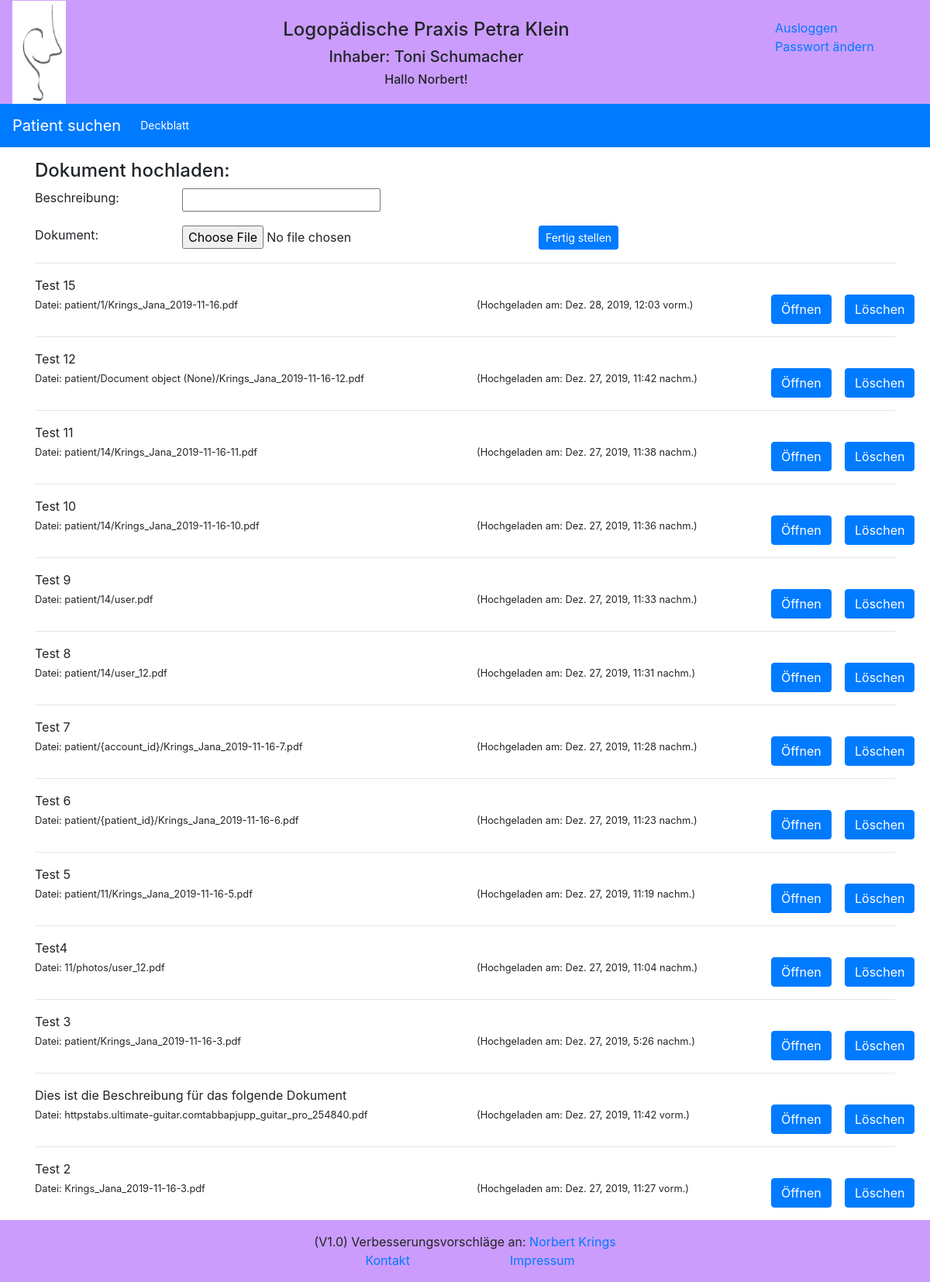
The page /reports/document/?id=1 (signed in) on the database as committed earlier.
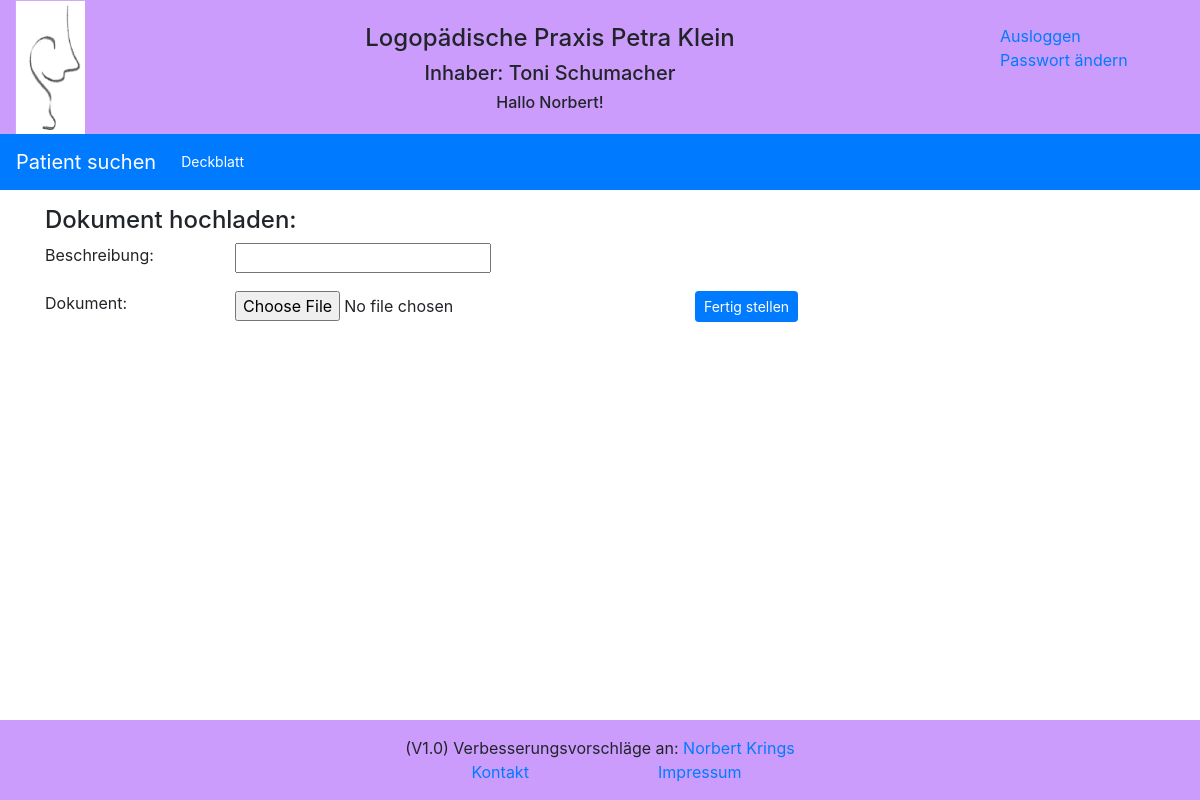
The same page on the database as committed later.
### reports/models.py (models this page shows)
class Document(models.Model):
    description = models.CharField(max_length=255, blank=True)
    document = models.FileField(upload_to=dynamik_path, max_length=100)
    uploaded_at = models.DateTimeField(auto_now_add=True)
    patient = models.ForeignKey(Patient, on_delete=models.CASCADE, default='')

### reports/views.py (the view)
# urls.py: path('document/', views.upload_document, name='document'),
def upload_document(request):
    if request.method == 'POST':
        item_form = DocumentForm(request.POST, request.FILES)
        patient_result = Patient.objects.get(id=request.POST.get('patient'))
        if item_form.is_valid():
            logger.debug('upload_document: Dokument zum speichern valide')
            item = item_form.save(commit=False)
            item.patient_id = patient_result.id
            item.save()
            logger.debug('upload_document: Dokument gespeichert')
            return redirect('/reports/document/?id=' + str(patient_result.id))
    else:
        logger.debug('upload_document: Formular aufgerufen um Dokumente zu sehen oder hochzuladen')
        form = DocumentForm(initial={'patient': request.GET.get('id')})
        patient_result = Patient.objects.get(id=request.GET.get('id'))
        documents = Document.objects.filter(patient_id=request.GET.get('id')).order_by('-uploaded_at')
    return render(request, 'reports/document_form.html', {'form': form, 'patient': patient_result, 'documents': documents})

### reports/forms.py
class DocumentForm(forms.ModelForm):
    class Meta:
        model = Document
        fields = [
            'description',
            'document',
            'patient'
        ]

### reports/templates/reports/document_form.html (shortened to what this page needs)
{% extends "base.html" %}
{% block extrahead %}
    {% load static %}
    <link rel="stylesheet" href="{% static 'reports/style_e2.css' %}">
{% endblock %}
{% block nav %}
<nav class="navbar navbar-expand-sm bg-primary navbar-dark">
  <a class="navbar-brand" href="{% url 'reports:index' %}" >Patient suchen</a>
  <div class="collapse navbar-collapse" id="collapsibleNavbar">
    <ul class="navbar-nav">
      <li class="nav-item">
          <a class="btn btn-primary btn-sm" href="{% url 'reports:patient' patient.id %}" role="button">Deckblatt</a>
      </li>
    </ul>
  </div>
</nav>
{% endblock %}
{% block content %}
<content>
  <form method="post" enctype="multipart/form-data">
    <div class="container">
        <div class="row">
            <div class="col-sm">
                <h4>Dokument hochladen:</h4>
            </div>
        </div>
        <div class="form-group row">
            <label for="{{ form.description.id_for_label }}" class="col-sm-2 control-label">Beschreibung:</label>
            <div class="col-sm-5">
                {{ form.description }}
            </div>
        </div>
        <div class="form-group row">
            <label for="{{ form.document.id_for_label }}" class="col-sm-2 control-label">Dokument:</label>
            <div class="col-sm-5">
                {{ form.document }}
            </div>
            <div class="col-sm-sm-7 ">
                <button type="submit" class="btn btn-primary btn-sm">Fertig stellen</button>
            </div>
        </div>
    </div>
  </form>
    <div class="container">
        {% for obj in documents %}
        <hr>
            <div class="row">
                <div class="col-sm-8">
                    {{ obj.description }}
                </div>
            </div>
            <div class="row">
                <div class="col-sm-6">
                    <div class="small inline">Datei: {{ obj.document.name }}</div>
                </div>
                <div class="col-sm-4">
                     <small>(Hochgeladen am: {{ obj.uploaded_at }})</small>
                </div>
                <div class="col-sm-1">
                    <div class="small inline">
                        <a href="{% url 'reports:download' %}?id={{ obj.id }}">
                            <button type="button" class="btn btn-primary">Öffnen</button>
                        </a>
                    </div>
                </div>
                <div class="col-sm-1">
                    <div class="small inline">
                        <a href="{% url 'reports:delete' %}?id={{ obj.id }}&patient_id={{ patient.id }} ">
                            <button type="button" class="btn btn-primary">Löschen</button>
                        </a>
                    </div>
                </div>
            </div>
        {% endfor %}
    </div>
</content>
{% endblock %}

Rows that differ between the two databases and show on the page:
removed Document: description "Test 15", document.name "patient/1/Krings_Jana_2019-11-16.pdf", uploaded_at "Dez. 28, 2019, 12:03 vorm."
removed Document: description "Test 12", document.name "patient/Document object (None)/Krings_Jana_2019-11-16-12.pdf", uploaded_at "Dez. 27, 2019, 11:42 nachm."
removed Document: description "Test 11", document.name "patient/14/Krings_Jana_2019-11-16-11.pdf", uploaded_at "Dez. 27, 2019, 11:38 nachm."
removed Document: description "Test 10", document.name "patient/14/Krings_Jana_2019-11-16-10.pdf", uploaded_at "Dez. 27, 2019, 11:36 nachm."
removed Document: description "Test 9", document.name "patient/14/user.pdf", uploaded_at "Dez. 27, 2019, 11:33 nachm."
removed Document: description "Test 8", document.name "patient/14/user_12.pdf", uploaded_at "Dez. 27, 2019, 11:31 nachm."
removed Document: description "Test 7", document.name "patient/{account_id}/Krings_Jana_2019-11-16-7.pdf", uploaded_at "Dez. 27, 2019, 11:28 nachm."
removed Document: description "Test 6", document.name "patient/{patient_id}/Krings_Jana_2019-11-16-6.pdf", uploaded_at "Dez. 27, 2019, 11:23 nachm."
removed Document: description "Test 5", document.name "patient/11/Krings_Jana_2019-11-16-5.pdf", uploaded_at "Dez. 27, 2019, 11:19 nachm."
removed Document: description "Test4", document.name "11/photos/user_12.pdf", uploaded_at "Dez. 27, 2019, 11:04 nachm."
removed Document: description "Test 3", document.name "patient/Krings_Jana_2019-11-16-3.pdf", uploaded_at "Dez. 27, 2019, 5:26 nachm."
removed Document: description "Dies ist die Beschreibung für das folgende Dokument", document.name "httpstabs.ultimate-guitar.comtabbapjupp_guitar_pro_254840.pdf", uploaded_at "Dez. 27, 2019, 11:42 vorm."
removed Document: description "Test 2", document.name "Krings_Jana_2019-11-16-3.pdf", uploaded_at "Dez. 27, 2019, 11:27 vorm."
